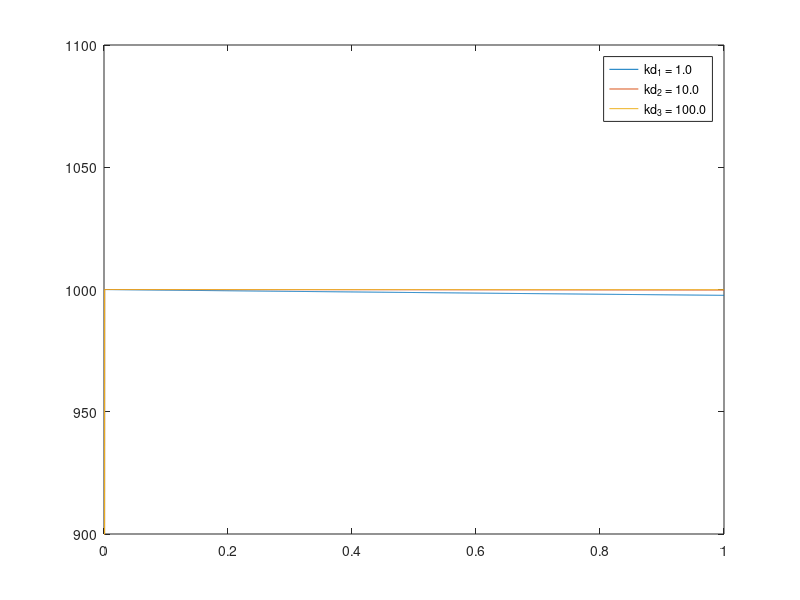

MATLAB code to generate this figure:
% simulate motor speed
Rm = 37.5;
Lm = 0.29 * 10^(-3);
Jm = 0.015 * 10^(-7);
Kt = 2.63 * 10^(-3);
Ke = 0.002488;

% motor constants
Tm = (Rm*Jm)/(Ke*Kt);
Te = Lm/Rm;

% transfer function of plant of DC motor
p = tf([1], [Ke*Tm*Te, Ke*Tm, Ke]);

% transfer funcion of controller
c1 = 0.1 + tf([1.0, 0], [1]); 
c2 = 0.1 + tf([10.0, 0], [1]);
c3 = 0.1 + tf([100.0, 0], [1]);

 
% transfer function of feedforward block
g1 = series(c1,p);
g2 = series(c2,p);
g3 = series(c3,p);

% transfer function of feedback system
f1 = feedback(g1, 1);
f2 = feedback(g2, 1);
f3 = feedback(g3, 1);

% simulation settings
t = [0:0.001:1];
r = 1000*ones(size(t));

% simulation
y1 = lsim(f1, r, t);
y2 = lsim(f2, r, t);
y3 = lsim(f3, r, t);

figure(1);
plot(t,y1,t,y2,t,y3);
ylim([900 1100]);
legend('kd_1 = 1.0', 'kd_2 = 10.0', 'kd_3 = 100.0');